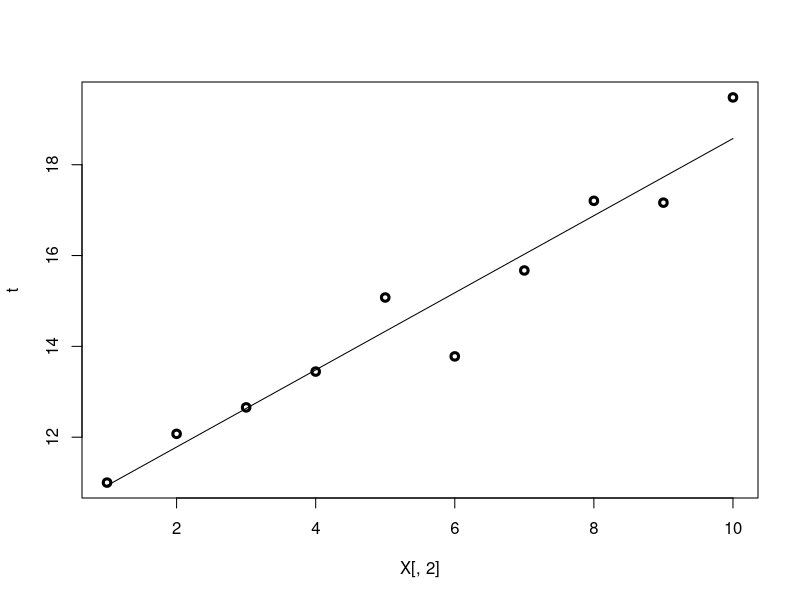

This chart was generated by the following R code: (Note: this script raises an error after producing the figure.)
######################################
## APA Laboratori 3                 ##
## Sistemes lineals (regularitzats) ##
## version of October, 2018         ## 
######################################

#############################################
# Escalfament ...
#############################################

# veiem que les matrius A·A^T i A^T·A són diferents

# definim 'i'
i <- sqrt(as.complex(-1))
(A <- matrix(c(0,i,0,1),nrow=2,byrow = TRUE))

(A %*% t(A))  # A·A^T és la matriu (-1 i; i 1)

(t(A) %*% A)  # A^T·A és la matriu tot zeros

#############################################
# EXEMPLE 1
# Resolució d'un problema artificial senzill
#############################################


# Definició del sistema lineal a resoldre
## t = f(x) + epsilon
## on f(x) = (1 + 1/9)(x-1) + 10, amb epsilon ~ N(0,1)

N <- 10

(X <- matrix(c(rep(1,N), seq(N)),nrow=N))

t <- seq(10,20,length.out=N) + rnorm(N)

plot(X[,2],t,lwd=3)


#############################################
# Solució de problemes de mínims quadrats de l'estil 
#       min_w || t - Xw ||^2

# 1. Resolució mitjançant la pseudo-inversa

(C <- t(X) %*% X)  # X^T X

(X.pseudo <- solve(C) %*% t(X))  # (X^T X)^{-1} X^T

(X.pseudo %*% X) # és pseudo-inversa esquerra d'X

(w <- X.pseudo %*% t) # solució del problema

lines (X[,2], w[2,1]*X[,2]+w[1,1], type="l")

# 2. Resolució mitjançant la SVD

(s <- svd(X))

# Les dues columnes d'X són linealment independents, i per tant els dos valors singulars són diferents de 0; en altres paraules, rang(X) = 2 = min(10,2), per tant X és "full rank"

# ara comprovem que X = U D V^T

D <- diag(s$d)
s$u %*% D %*% t(s$v)

# Ara ho apliquem a la solució del problema de mínims quadrats
#       min_w || t - Xw ||^2

D <- diag(1/s$d)
(w <- s$v %*% D %*% t(s$u) %*% t)

# noteu que obtenim la mateixa solució

## La rutina glm() implementa regressió lineal per mínims quadrats si li demanem
## mitjançant el paràmetre family = gaussian

(mostra <- data.frame(x=X,t=t))

# Noteu que glm sempre afegeix un terme "intercept" ó "offset" (un regressor constant 1) per defecte, així que tenim dues opcions:

# 1. desactivar-lo (el "-1" a la fòrmula següent) i usar la nostra pròpia columna de 1's
model1 <- glm (t ~ x.2 + x.1 - 1, data=mostra, family = gaussian)

# 2. usar la que glm ja posa (recomanat) i desactivar la nostra pròpia columna de 1's
model2 <- glm (t ~ x.2, data=mostra, family = gaussian)

# Els coefficients (el vector w)

model1$coefficients
model2$coefficients

#############################################
# Per què la SVD?
#############################################

# a. En formar la matriu X^T X es pot perdre informació

eps <- 1e-3
(X.eps <- matrix(c(1,eps,0,1,0,eps),nrow=3))

((C.eps <- t(X.eps) %*% X.eps))  

solve(C.eps) # comencem a tenir problemes ...

eps <- 1e-10
(X.eps <- matrix(c(1,eps,0,1,0,eps),nrow=3))

(C.eps <- t(X.eps) %*% X.eps)

solve(C.eps) # dóna error (la matriu 2x2 "tot uns" és singular)

# (el determinant és 1·1 - 1·1 = 0)

# però no ho hauria de ser ... aquesta no és la nostra matriu ...
# el problema és que l'operacio X^T X fa perdre molta precissió numèrica (hem perdut epsilon)


# b. El número de condició d'una matriu

# El número de condició d'una matriu és el producte entre la norma de la matriu
# i la norma de la seva inversa
# Dóna una indicació de l'exactitud dels resultats de la inversió d'una matriu
# Valors prop d'1 indiquen una matriu ben condicionada

# El número de condició de la matriu X^T X és el quadrat del de la matriu X

# Incidentalment, el número de condició corresponent a usar la norma-2 equival al quocient entre el valor singular més gran i el més petit (no nul) de la matriu

# La rutina kappa() calcula el número de condició

kappa(X, exact=TRUE)

kappa(t(X) %*% X, exact=TRUE)

# veiem-ho amb un exemple:

(X <- matrix(c(rep(1,N), 100+seq(N)),nrow=N))

kappa(X, exact=TRUE)

kappa(t(X) %*% X, exact=TRUE)

# Una solució molt senzilla és centrar la segona columna:

(X <- matrix(c(rep(1,N), 100+seq(N)),nrow=N))

X[,2] <- X[,2] - mean(X[,2])

X

kappa(X, exact=TRUE)

kappa(t(X) %*% X, exact=TRUE)

# Hi ha una relació senzilla entre els dos sistems lineals; en altres paraules, podem "post-processar" els coeficients de sortida perquè corresponguin a la matriu inicial

# Nota: hi ha una rutina que calcula directament la pseudo-inversa (ho fa via la SVD):

library(MASS)

ginv(X)



#############################################
# EXEMPLE 2
# Anem a analitzar dades de greix corporal
# mitjançant regressió normal i ridge (regularitzada)
#############################################


bodyfat.data <- read.table(file = "bodyfatdata.txt", header=FALSE, col.names = c('triceps', 'thigh', 'midarm', 'bodyfat'))

summary(bodyfat.data)

attach(bodyfat.data)

N <- nrow(bodyfat.data)

## let us start with standard linear regression
## this time we directly use the method lm(); 
## lm() is actually called by glm() for gaussian noise an is the workhorse for least squares

(model <- lm(bodyfat ~ ., data = bodyfat.data))
summary(model)

## How to read this output:

# x = (1,triceps, thigh, midarm)^T
# w = (117.085, 4.334, -2.857, -2.186)^T

# the model is y(x; w) = w^T x = 117.085 + 4.334*triceps -2.857*thigh -2.186*midarm

# The residuals are the differences (t_n - y(x_n; w)), n = 1,..N
# let's inspect model$residuals

dens <- density(model$residuals)
hist(model$residuals, prob=T)
lines(dens,col="red")

# Do the residuals look Gaussian? this is direct indication of model validity
# (since it was our departing assumption)

# Let's do a more informative plot (a QQ-plot), which plots actual quantiles
# against theoretical quantiles of a comparison distribution (Gaussian in this case)

library(car)
qqPlot(model)

# The solid line corresponds to the theoretical quantiles
# therefore in this case the residuals are not even close 
# (the tails are heavier, the central part is flatter)

# This is how we can compute the mean square error
prediction <- predict(model)
(mean.square.error <- sum((bodyfat - prediction)^2)/N)

# Is this number large or small? it depends on the magnitude of the targets!
# a very good practice is to normalise it, by dividing by the variance of the target:

(norm.mse <- sum((bodyfat - prediction)^2) / ((N-1)*var(bodyfat)))

# If we divide the mean square error by the variance of the targets t,
# we get the proportion of the variability of the target that is NOT explained by the model

# A model with 'norm.mse' equal to 1 is as good as the best constant model
# (namely, the model that always outputs the average of the target)
# models with 'norm.mse' above 0.5 are so so, beyond 0.7 they begin to be quite bad
# models with 'norm.mse' below 0.2 are quite good

# The Multiple R-squared (usually used by statisticians) is obtained by subtracting this quantity form one; that is, the proportion of the target variability that is explained by the model; in this case it reaches 80%

(R.squared <- (1 - norm.mse)*100)

# The "adjusted R-squared" is the same thing, but adjusted for the complexity of the model,
# i.e. the number of parameters (three in our case)

# Now let us try to see how are the real predictions by plotting the real predictions against the targets:

plot(bodyfat, predict(model))

# It is difficult to see if the model is a good predictor; what we need is a
# numerical assessment of predictive ability. We compute the exact LOOCV as seen in class:

(LOOCV <- sum( (model$residuals/(1-ls.diag(model)$hat))^2) / N)

# and the corresponding predictive R-square 
(R2.LOOCV = (1 - LOOCV*N/((N-1)*var(bodyfat)))*100)

# We can see that prediction quality is not as good as it seemed (since CV error is worse than training error)

## ---> this last number is the one I recommend to do model selection!!!

## Let us continue now with *regularized linear regression* (a.k.a. ridge regression)
## This time we need to use the method lm.ridge()

# We must first choose a value for lambda (the regularization constant)
# There are several criteria to do this, the most used of which is the GCV ...
# ... so we optimize the GCV for several values of lambda in a sequence

library(MASS)

# notice we start with a wide logarithmic search
lambdas <- 10^seq(-6,2,0.1)

select(lm.ridge(bodyfat ~ triceps + thigh + midarm, lambda = lambdas))

# best value (according to GCV) is 0.01995262

# we perform a finer search
lambdas <- seq(0,1,0.001)

select(lm.ridge(bodyfat ~ triceps + thigh + midarm, lambda = lambdas))

# Definitely the best value is 0.019, so we refit the model with this precise value:

(bodyfat.ridge.reg <- lm.ridge(bodyfat ~ triceps + thigh + midarm, lambda = 0.019))

# Now let us compare these results with those obtained by standard regression (without regularization)

# Hand calculation of coefficients, since we know the theory:

X <- cbind(rep(1,length=length(bodyfat)),triceps, thigh, midarm)

(w <- ginv(X) %*% bodyfat)

# call to lm(), check they should coincide

model$coefficients

# Notice that the regularized weights are smaller (in absolute value), one by one

# Now we calculate the corresponding prediction errors
# First by standard regression (without regularization, we already did this)

R2.LOOCV

# Now those with ridge regression (with regularization):

(1 - bodyfat.ridge.reg$GCV)*100

## Now we use the LASSO: here the coefficients are penalized by the L1 norm. The 
# optimal value for lambda is again chosen by cross-validation

library(glmnet)

t <- as.numeric(bodyfat.data[,4])
x <- as.matrix(bodyfat.data[,1:3])

model.lasso <- cv.glmnet (x, t, nfolds = length(t))
plot(model.lasso)

coef(model.lasso)

# lambda.min is the value of lambda that gives minimum mean cross-validated error
model.lasso$lambda.min

# Predictions can be made based on the fitted cv.glmnet object; for instance, this would be the TR error with the "optimal" lambda as chosen by LOOCV
predict (model.lasso, newx = x, s = "lambda.min")

# And this would be corresponding LOOCV
LOOCV <- model.lasso$cvm[model.lasso$lambda == model.lasso$lambda.min]

# and the corresponding predictive R-square 
(R2.LOOCV = (1 - LOOCV*N/((N-1)*var(bodyfat)))*100)

#### This LASSO method then seems to deliver a better model